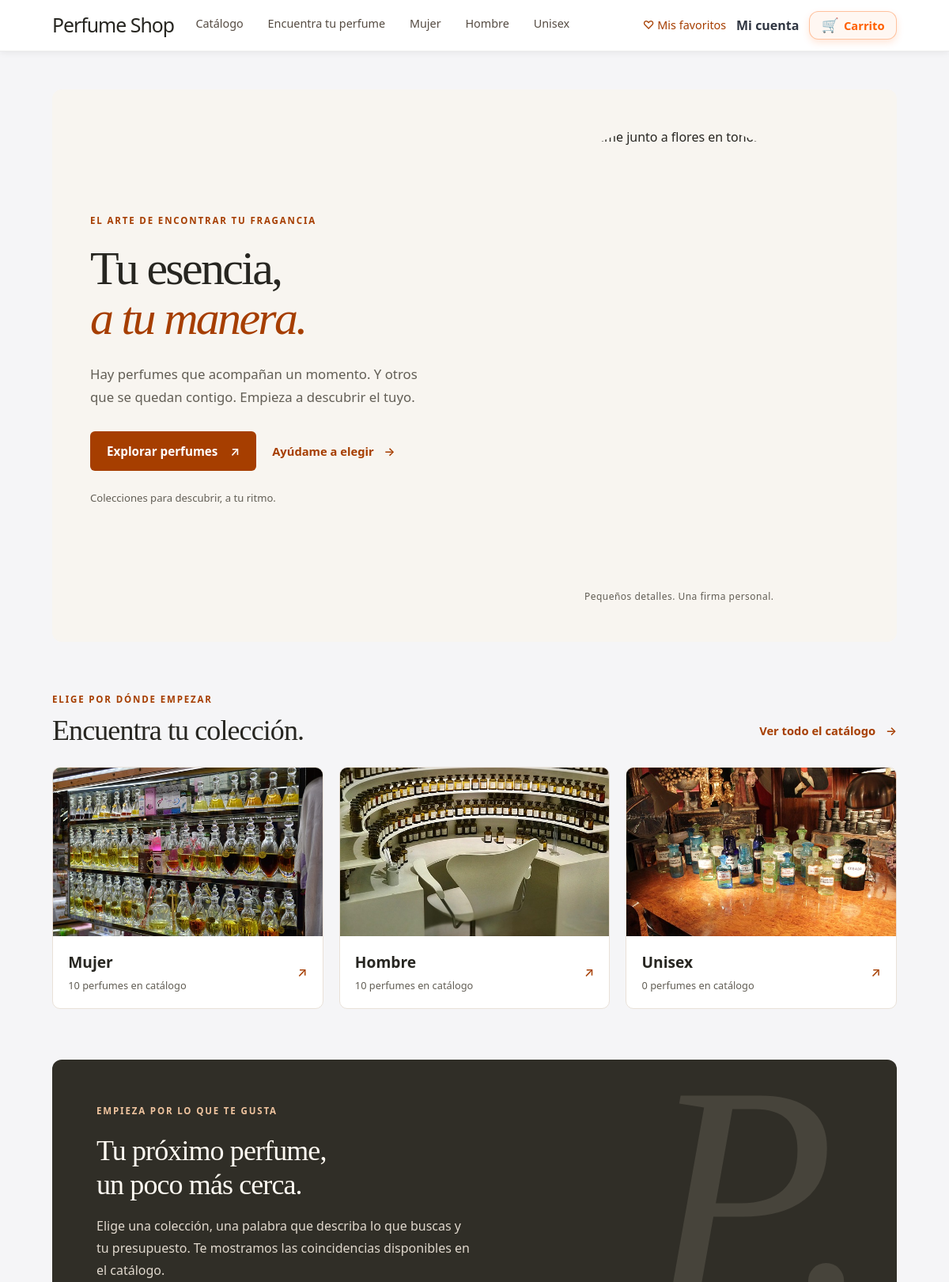
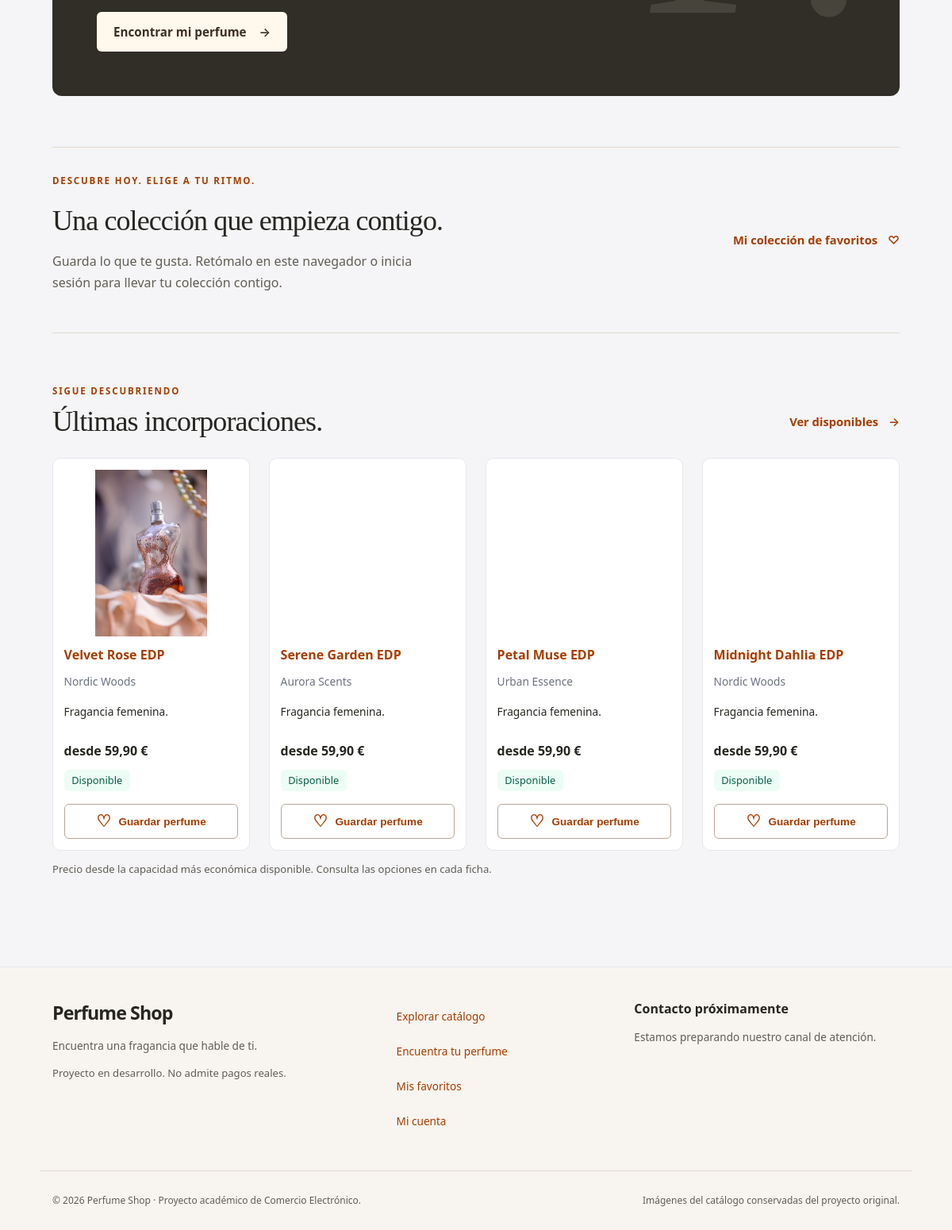
The page / on the database its author committed (2 pictures, top to bottom).
### tables this page shows
CREATE TABLE `categoria` (
  `id` int(11) NOT NULL AUTO_INCREMENT,
  `nombre` varchar(120) NOT NULL,
  `slug` varchar(140) NOT NULL,
  `descripcion` text DEFAULT NULL,
  `imagen_url` varchar(255) DEFAULT NULL,
  `activa` tinyint(1) NOT NULL DEFAULT 1,
  `orden` int(11) NOT NULL DEFAULT 0,
  `created_at` timestamp NOT NULL DEFAULT current_timestamp(),
  `updated_at` timestamp NULL DEFAULT NULL ON UPDATE current_timestamp(),
  PRIMARY KEY (`id`),
  UNIQUE KEY `uniq_categoria_slug` (`slug`)
);

CREATE TABLE `producto` (
  `id` int(11) NOT NULL AUTO_INCREMENT,
  `id_categoria` int(11) NOT NULL,
  `id_marca` int(11) NOT NULL,
  `nombre` varchar(180) NOT NULL,
  `slug` varchar(200) NOT NULL,
  `descripcion_corta` varchar(255) DEFAULT NULL,
  `descripcion_larga` text DEFAULT NULL,
  `imagen_principal` varchar(255) DEFAULT NULL,
  `precio` decimal(10,2) NOT NULL DEFAULT 0.00,
  `es_oferta` tinyint(1) NOT NULL DEFAULT 0,
  `precio_oferta` decimal(10,2) DEFAULT NULL,
  `stock` int(11) NOT NULL DEFAULT 0,
  `activo` tinyint(1) NOT NULL DEFAULT 1,
  `created_at` timestamp NOT NULL DEFAULT current_timestamp(),
  `updated_at` timestamp NULL DEFAULT NULL ON UPDATE current_timestamp(),
  PRIMARY KEY (`id`),
  UNIQUE KEY `uniq_producto_slug` (`slug`),
  KEY `idx_producto_categoria_activo` (`id_categoria`,`activo`),
  KEY `idx_producto_nombre` (`nombre`),
  KEY `fk_producto_marca` (`id_marca`)
);

### src/lib/helpers.php (called while the page is built, shortened)
<?php
function h(string $s): string {
    return htmlspecialchars($s, ENT_QUOTES, 'UTF-8');
}
function url(string $path = ''): string {
    $base = rtrim(BASE_URL, '/');
    $path = '/' . ltrim($path, '/');
    return $base . $path;
}
function asset(string $path): string {
    return url($path);
}
function money_eur(float $amount): string {
    return number_format($amount, 2, ',', '.') . ' €';
}
function category_label(string $name): string {
    return ['Women Perfumes' => 'Mujer', 'Men Perfumes' => 'Hombre'][$name] ?? $name;
}

### config/database.php (called while the page is built, shortened)
<?php
function db(): PDO
{
    static $pdo = null;
    if ($pdo === null) {
        $dsn = "mysql:host=" . DB_HOST .
               ";port=" . DB_PORT .
               ";dbname=" . DB_NAME .
               ";charset=" . DB_CHARSET;
        $options = [
            PDO::ATTR_ERRMODE            => PDO::ERRMODE_EXCEPTION,
            PDO::ATTR_DEFAULT_FETCH_MODE => PDO::FETCH_ASSOC,
            PDO::ATTR_EMULATE_PREPARES   => false
        ];
        $pdo = new PDO($dsn, DB_USER, DB_PASS, $options);
    }
    return $pdo;
}

### src/lib/catalog.php (called while the page is built, shortened)
<?php
function catalog_filters(array $query): array
{
    $values = [];
    foreach (['q', 'c', 'marca', 'min', 'max', 'stock', 'orden', 'page'] as $key) {
        $value = $query[$key] ?? '';
        $values[$key] = trim($value);
    }
    foreach (['min', 'max'] as $key) {
        $values[$key] = str_replace(',', '.', $values[$key]);
    }
    $values['orden'] = $values['orden'] === '' ? 'nombre' : $values['orden'];
    $values['page'] = $values['page'] === '' ? '1' : $values['page'];
    return $values;
}
function catalog_orders(): array
{
    return ['nombre' => 'Nombre: A–Z', 'precio-asc' => 'Precio: de menor a mayor',
        'precio-desc' => 'Precio: de mayor a menor', 'recientes' => 'Más recientes'];
}
function catalog_source(): string
{
    return "SELECT p.id, p.nombre, p.slug, p.descripcion_corta, p.descripcion_larga, p.imagen_principal,
        p.created_at, c.slug AS categoria_slug, m.slug AS marca_slug, m.nombre AS marca,
        CASE WHEN v.total IS NULL THEN CASE WHEN p.precio_oferta > 0 THEN p.precio_oferta ELSE p.precio END
             ELSE COALESCE(v.precio_disponible, v.precio_activo) END AS precio_desde,
        CASE WHEN v.total IS NULL THEN p.stock > 0 ELSE v.disponibles > 0 END AS disponible
        FROM producto p JOIN categoria c ON c.id = p.id_categoria
        JOIN marca m ON m.id = p.id_marca
        LEFT JOIN (
            SELECT id_producto, COUNT(*) AS total,
                SUM(activo = 1 AND stock > 0) AS disponibles,
                MIN(CASE WHEN activo = 1 AND stock > 0 THEN
                    CASE WHEN precio_oferta > 0 THEN precio_oferta ELSE precio END END) AS precio_disponible,
                MIN(CASE WHEN activo = 1 THEN
                    CASE WHEN precio_oferta > 0 THEN precio_oferta ELSE precio END END) AS precio_activo
            FROM producto_variante GROUP BY id_producto
        ) v ON v.id_producto = p.id
        WHERE p.activo = 1 AND c.activa = 1";
}
function catalog_results(PDO $pdo, array $filters): array
{
    $where = ['1 = 1']; $params = [];
    if ($filters['stock'] === '1') { $where[] = 'disponible = 1'; }
    $from = ' FROM (' . catalog_source() . ') catalogo WHERE ' . implode(' AND ', $where);
    $count = $pdo->prepare('SELECT COUNT(*)' . $from);
    $count->execute($params);
    $total = (int)$count->fetchColumn();
    $pages = max(1, (int)ceil($total / 12));
    $page = (int)$filters['page'];
    $orders = ['nombre' => 'nombre, id', 'precio-asc' => 'precio_desde IS NULL, precio_desde, nombre, id',
        'precio-desc' => 'precio_desde IS NULL, precio_desde DESC, nombre, id', 'recientes' => 'created_at DESC, id DESC'];
    $st = $pdo->prepare('SELECT *' . $from . ' ORDER BY ' . $orders[$filters['orden']] . ' LIMIT ? OFFSET ?');
    $st->bindValue(count($params) + 1, 12, PDO::PARAM_INT);
    $st->bindValue(count($params) + 2, ($page - 1) * 12, PDO::PARAM_INT);
    $st->execute();
    return ['products' => $st->fetchAll(), 'total' => $total, 'pages' => $pages, 'page' => $page];
}

### src/lib/customer.php (called while the page is built, shortened)
<?php
function customer_current(PDO $pdo): ?array
{
    $session = $_SESSION['customer'] ?? null;
    if (!is_array($session)) { return null; }
    $q = $pdo->prepare('SELECT c.id,c.email,c.nombre,cr.password_hash,cr.direccion,cr.cp,
        cr.poblacion,cr.provincia,cr.pais FROM cliente c
        JOIN cliente_registrado cr ON cr.id_cliente=c.id WHERE c.id=?');
    $q->execute([(int)($session['id'] ?? 0)]);
    $customer = $q->fetch();
    return $customer;
}

### src/lib/favorites.php (called while the page is built, shortened)
<?php
function favorites_ids(): array
{
    $value = $_COOKIE[FAVORITES_COOKIE] ?? '';
    if (!is_string($value) || strlen($value) > 263 ||
        !preg_match('/^[1-9][0-9]{0,9}(?:,[1-9][0-9]{0,9}){0,23}$/D', $value)) {
        return [];
    }
    $ids = array_map('intval', explode(',', $value));
    return array_values(array_unique($ids));
}
function favorites_context(PDO $pdo): array
{
    require_once __DIR__ . '/customer.php';
    $customer = customer_current($pdo);
    return ['customer' => $customer, 'ids' => $customer === null ? favorites_ids() :
        favorites_account_ids($pdo, (int)$customer['id'])];
}

### public/includes/product-card.php (the view, shortened to what this page needs)
<article class="card catalog-product">
  <a href="<?= h(url('producto.php?p=' . rawurlencode($product['slug']))) ?>">
    <?php if ($product['imagen_principal']): ?><img loading="lazy" decoding="async" width="640" height="427" src="<?= h($product['imagen_principal']) ?>" alt="<?= h($product['nombre']) ?>"><?php endif; ?>
    <h3><?= h($product['nombre']) ?></h3>
  </a>
  <p class="catalog-brand"><?= h($product['marca']) ?></p>
  <p><?= h($product['descripcion_corta'] ?? '') ?></p>
  <?php if ($product['precio_desde'] !== null): ?><div class="price">desde <?= money_eur((float)$product['precio_desde']) ?></div><?php endif; ?>
  <span class="catalog-availability <?= $product['disponible'] ? 'available' : '' ?>"><?= $product['disponible'] ? 'Disponible' : 'Agotado' ?></span>
  <?php $favoriteProduct = $product; require __DIR__ . '/favorite-button.php'; ?>
</article>

### public/includes/header.php (shortened to what this page needs)
<?php
$menuCategorias = db()->query("
    SELECT id, nombre, slug
    FROM categoria
    WHERE activa = 1
    ORDER BY orden, nombre
")->fetchAll();
$favoritesContext = favorites_context(db());
?>
<!doctype html>
<html lang="es">
<head>
  <link rel="stylesheet" href="<?= asset('css/style.css?v=1.4') ?>">
  <link rel="stylesheet" href="<?= asset('css/storefront.css?v=1.2') ?>">
</head>
<body>
<header class="header-sticky">
  <div class="container header-bar">
    <div class="header-left">
      <p class="shop-title">
        <a href="<?= url('/') ?>" class="shop-title-link">
          <?= h(APP_NAME) ?>
        </a>
      </p>
      <nav id="menu" class="main-menu" aria-label="Navegación principal">
        <a href="<?= url('catalogo.php') ?>">Catálogo</a>
        <a href="<?= url('descubrir.php') ?>">Encuentra tu perfume</a>
        <?php foreach ($menuCategorias as $c): ?>
          <a href="<?= url('categoria.php?c=' . rawurlencode($c['slug'])) ?>">
            <?= h(category_label($c['nombre'])) ?>
          </a>
        <?php endforeach; ?>
      </nav>
    </div>
    <div class="header-actions">
    <a href="<?= h(url('favoritos.php')) ?>" class="favorites-nav-link">♡ Mis favoritos<?php if ($favoritesContext['ids']): ?> <span>(<?= count($favoritesContext['ids']) ?>)</span><?php endif; ?></a>
    <a href="<?= url('cuenta.php') ?>" class="account-nav-link">Mi cuenta</a>
    <a href="<?= url('carrito.php') ?>" class="cart-button">
      <span class="cart-icon">🛒</span>
      <span class="cart-label">Carrito</span>
    </a>
    </div>
  </div>
</header>
<main id="main-content" class="container" tabindex="-1">

### public/index.php (shortened to what this page needs)
<?php
require_once __DIR__ . '/../config/init.php';
require_once __DIR__ . '/../src/lib/catalog.php';
$cats = db()->query('SELECT c.nombre, c.slug, c.imagen_url, COUNT(p.id) AS productos
    FROM categoria c LEFT JOIN producto p ON p.id_categoria = c.id AND p.activo = 1
    WHERE c.activa = 1 GROUP BY c.id, c.nombre, c.slug, c.imagen_url, c.orden
    ORDER BY c.orden, c.nombre')->fetchAll();
$featured = catalog_results(db(), catalog_filters(['stock' => '1', 'orden' => 'recientes']));
require __DIR__ . '/includes/header.php';
?>
<div class="storefront">
  <section class="store-hero" aria-labelledby="home-title">
    <div class="store-hero-copy">
      <p class="store-eyebrow">EL ARTE DE ENCONTRAR TU FRAGANCIA</p>
      <h1 id="home-title">Tu esencia,<br><em>a tu manera.</em></h1>
      <p class="store-lead">Hay perfumes que acompañan un momento. Y otros que se quedan contigo. Empieza a descubrir el tuyo.</p>
      <div class="store-actions">
        <a class="btn" href="<?= h(url('catalogo.php')) ?>">Explorar perfumes <span aria-hidden="true">↗</span></a>
        <a class="store-text-link" href="<?= h(url('descubrir.php')) ?>">Ayúdame a elegir <span aria-hidden="true">→</span></a>
      </div>
      <p class="store-caption">Colecciones para descubrir, a tu ritmo.</p>
    </div>
    <figure class="store-hero-image">
      <img src="<?= h(asset('img/products/Mujer/aurora-blossom-edp.jpg')) ?>" width="640" height="427" fetchpriority="high" alt="Frasco de perfume junto a flores en tonos suaves">
      <figcaption>Pequeños detalles. Una firma personal.</figcaption>
    </figure>
  </section>
  <section class="store-section" aria-labelledby="collections-title">
    <div class="store-section-heading"><div><p class="store-eyebrow">ELIGE POR DÓNDE EMPEZAR</p><h2 id="collections-title">Encuentra tu colección.</h2></div><a class="store-text-link" href="<?= h(url('catalogo.php')) ?>">Ver todo el catálogo <span aria-hidden="true">→</span></a></div>
    <div class="store-collections">
      <?php foreach ($cats as $c): ?>
        <a class="store-collection" href="<?= h(url('categoria.php?c=' . rawurlencode($c['slug']))) ?>">
          <?php if ($c['imagen_url']): ?><img src="<?= h($c['imagen_url']) ?>" loading="lazy" decoding="async" width="640" height="427" alt=""><?php endif; ?>
          <span class="store-collection-copy"><span><strong><?= h(category_label($c['nombre'])) ?></strong><small><?= (int)$c['productos'] ?> <?= (int)$c['productos'] === 1 ? 'perfume en catálogo' : 'perfumes en catálogo' ?></small></span><span aria-hidden="true">↗</span></span>
        </a>
      <?php endforeach; ?>
    </div>
  </section>
  <section class="store-discovery" aria-labelledby="discovery-title">
    <p class="store-eyebrow">EMPIEZA POR LO QUE TE GUSTA</p>
    <h2 id="discovery-title">Tu próximo perfume,<br>un poco más cerca.</h2>
    <p>Elige una colección, una palabra que describa lo que buscas y tu presupuesto. Te mostramos las coincidencias disponibles en el catálogo.</p>
    <a class="btn" href="<?= h(url('descubrir.php')) ?>">Encontrar mi perfume <span aria-hidden="true">→</span></a>
    <span class="store-discovery-mark" aria-hidden="true">P.</span>
  </section>
  <section class="store-section favorites-invitation" aria-labelledby="save-title">
    <div><p class="store-eyebrow">DESCUBRE HOY. ELIGE A TU RITMO.</p><h2 id="save-title">Una colección que empieza contigo.</h2><p>Guarda lo que te gusta. Retómalo en este navegador o inicia sesión para llevar tu colección contigo.</p></div>
    <a class="store-text-link" href="<?= h(url('favoritos.php')) ?>">Mi colección de favoritos <span aria-hidden="true">♡</span></a>
  </section>
  <section class="store-section" aria-labelledby="latest-title">
    <div class="store-section-heading"><div><p class="store-eyebrow">SIGUE DESCUBRIENDO</p><h2 id="latest-title">Últimas incorporaciones.</h2></div><a class="store-text-link" href="<?= h(url('catalogo.php?stock=1&orden=recientes')) ?>">Ver disponibles <span aria-hidden="true">→</span></a></div>
    <?php if ($featured['products']): ?>
      <div class="grid store-product-grid">
        <?php foreach (array_slice($featured['products'], 0, 4) as $product): ?>
          <?php require __DIR__ . '/includes/product-card.php'; ?>
        <?php endforeach; ?>
      </div>
      <p class="store-caption">Precio desde la capacidad más económica disponible. Consulta las opciones en cada ficha.</p>
    <?php else: ?><p class="message-box">Ahora mismo no hay perfumes disponibles. Puedes seguir explorando las colecciones.</p><?php endif; ?>
  </section>
</div>
<?php require __DIR__ . '/includes/footer.php'; ?>

### public/includes/favorite-button.php (shortened to what this page needs)
<?php $isFavorite = in_array((int)$favoriteProduct['id'], $favoritesContext['ids'], true); ?>
<form class="favorite-form" method="post" action="<?= h(url('favoritos.php')) ?>">
  <button class="favorite-button" type="submit" aria-label="<?= h(($isFavorite ? 'Quitar de favoritos: ' : 'Guardar en favoritos: ') . $favoriteProduct['nombre']) ?>">
    <span aria-hidden="true"><?= $isFavorite ? '♥' : '♡' ?></span> <?= $isFavorite ? 'Guardado · quitar' : 'Guardar perfume' ?>
  </button>
</form>

### rows shown on the page
categoria: nombre "Mujer"
categoria: nombre "Hombre"
categoria: nombre "Unisex"
producto: imagen_principal (picture), nombre "Velvet Rose EDP", marca "Nordic Woods", descripcion_corta "Fragancia femenina.", precio_desde "59,90 €", shows "Guardar perfume"
producto: imagen_principal (picture), nombre "Serene Garden EDP", marca "Aurora Scents", descripcion_corta "Fragancia femenina.", precio_desde "59,90 €", shows "Guardar perfume"
producto: imagen_principal (picture), nombre "Petal Muse EDP", marca "Urban Essence", descripcion_corta "Fragancia femenina.", precio_desde "59,90 €", shows "Guardar perfume"
producto: imagen_principal (picture), nombre "Midnight Dahlia EDP", marca "Nordic Woods", descripcion_corta "Fragancia femenina.", precio_desde "59,90 €", shows "Guardar perfume"

### other values the page prints
APP_NAME "Perfume Shop"
category_label($c['nombre']) "Mujer"
$c['productos'] "10"
category_label($c['nombre']) "Hombre"
category_label($c['nombre']) "Unisex"
$c['productos'] "0"
